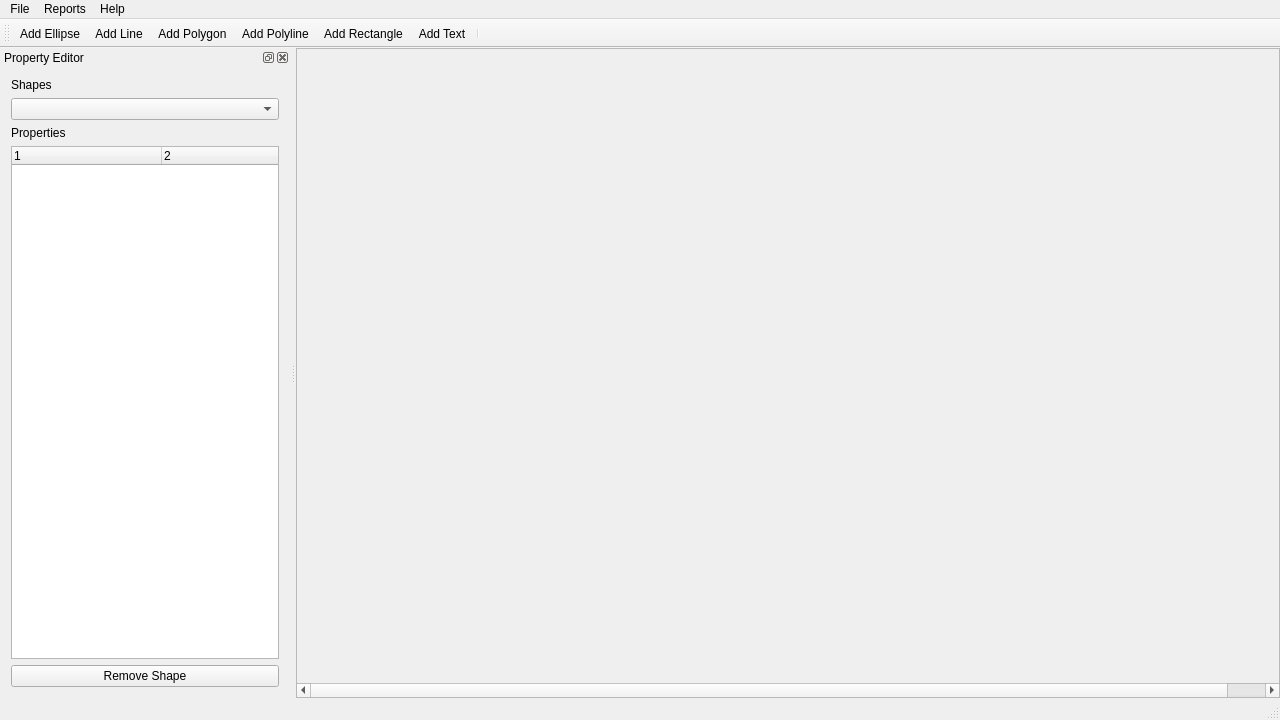
<?xml version="1.0" encoding="UTF-8"?>
<ui version="4.0">
 <class>MainWindow</class>
 <widget class="QMainWindow" name="MainWindow">
  <property name="geometry">
   <rect>
    <x>0</x>
    <y>0</y>
    <width>1280</width>
    <height>720</height>
   </rect>
  </property>
  <property name="windowTitle">
   <string>MainWindow</string>
  </property>
  <widget class="QWidget" name="centralWidget">
   <layout class="QVBoxLayout" name="verticalLayout">
    <property name="spacing">
     <number>0</number>
    </property>
    <property name="leftMargin">
     <number>0</number>
    </property>
    <property name="topMargin">
     <number>0</number>
    </property>
    <property name="rightMargin">
     <number>0</number>
    </property>
    <property name="bottomMargin">
     <number>0</number>
    </property>
    <item>
     <widget class="QScrollArea" name="scrollArea">
      <property name="widgetResizable">
       <bool>true</bool>
      </property>
      <widget class="QWidget" name="scrollAreaWidgetContents">
       <property name="geometry">
        <rect>
         <x>0</x>
         <y>0</y>
         <width>1018</width>
         <height>626</height>
        </rect>
       </property>
       <layout class="QVBoxLayout" name="verticalLayout_2">
        <item>
         <widget class="Canvas" name="canvas" native="true">
          <property name="minimumSize">
           <size>
            <width>1000</width>
            <height>500</height>
           </size>
          </property>
         </widget>
        </item>
       </layout>
      </widget>
     </widget>
    </item>
   </layout>
  </widget>
  <widget class="QMenuBar" name="menuBar">
   <property name="geometry">
    <rect>
     <x>0</x>
     <y>0</y>
     <width>1280</width>
     <height>21</height>
    </rect>
   </property>
   <widget class="QMenu" name="menuFile">
    <property name="title">
     <string>File</string>
    </property>
    <addaction name="actionSave"/>
    <addaction name="separator"/>
    <addaction name="separator"/>
    <addaction name="actionExit"/>
   </widget>
   <widget class="QMenu" name="menuReports">
    <property name="title">
     <string>Reports</string>
    </property>
    <addaction name="actionBy_ID"/>
    <addaction name="actionBy_Area"/>
    <addaction name="actionBy_Perimeter"/>
   </widget>
   <widget class="QMenu" name="menuHelp">
    <property name="title">
     <string>Help</string>
    </property>
    <addaction name="actionAbout"/>
   </widget>
   <addaction name="menuFile"/>
   <addaction name="menuReports"/>
   <addaction name="menuHelp"/>
  </widget>
  <widget class="QToolBar" name="mainToolBar">
   <property name="windowTitle">
    <string>Add Shapes</string>
   </property>
   <attribute name="toolBarArea">
    <enum>TopToolBarArea</enum>
   </attribute>
   <attribute name="toolBarBreak">
    <bool>false</bool>
   </attribute>
   <addaction name="actionAdd_Ellipse"/>
   <addaction name="actionAdd_Line"/>
   <addaction name="actionAdd_Polygon"/>
   <addaction name="actionAdd_Polyline"/>
   <addaction name="actionAdd_Rectangle"/>
   <addaction name="actionAdd_Text"/>
   <addaction name="separator"/>
  </widget>
  <widget class="QStatusBar" name="statusBar"/>
  <widget class="QDockWidget" name="PropDock">
   <property name="windowTitle">
    <string>Property Editor</string>
   </property>
   <attribute name="dockWidgetArea">
    <number>1</number>
   </attribute>
   <widget class="QWidget" name="dockWidgetContents">
    <layout class="QVBoxLayout" name="verticalLayout_3">
     <item>
      <widget class="QLabel" name="label">
       <property name="text">
        <string>Shapes</string>
       </property>
      </widget>
     </item>
     <item>
      <widget class="QComboBox" name="ShapeList"/>
     </item>
     <item>
      <widget class="QLabel" name="label_2">
       <property name="text">
        <string>Properties</string>
       </property>
      </widget>
     </item>
     <item>
      <widget class="QTreeWidget" name="PropTree">
       <property name="minimumSize">
        <size>
         <width>268</width>
         <height>0</height>
        </size>
       </property>
       <property name="columnCount">
        <number>2</number>
       </property>
       <attribute name="headerCascadingSectionResizes">
        <bool>true</bool>
       </attribute>
       <attribute name="headerDefaultSectionSize">
        <number>150</number>
       </attribute>
       <attribute name="headerStretchLastSection">
        <bool>true</bool>
       </attribute>
       <column>
        <property name="text">
         <string notr="true">1</string>
        </property>
       </column>
       <column>
        <property name="text">
         <string notr="true">2</string>
        </property>
       </column>
      </widget>
     </item>
     <item>
      <widget class="QPushButton" name="remove">
       <property name="sizePolicy">
        <sizepolicy hsizetype="Minimum" vsizetype="Fixed">
         <horstretch>0</horstretch>
         <verstretch>0</verstretch>
        </sizepolicy>
       </property>
       <property name="text">
        <string>Remove Shape</string>
       </property>
      </widget>
     </item>
    </layout>
   </widget>
  </widget>
  <action name="actionSave">
   <property name="text">
    <string>Save</string>
   </property>
   <property name="shortcut">
    <string>Ctrl+S</string>
   </property>
  </action>
  <action name="actionExit">
   <property name="text">
    <string>Exit</string>
   </property>
  </action>
  <action name="actionAdd_Ellipse">
   <property name="icon">
    <iconset resource="../res/icons.qrc">
     <normaloff>:/icons/add_ellipse.jpg</normaloff>
     <normalon>:/icons/add_ellipse.png</normalon>:/icons/add_ellipse.jpg</iconset>
   </property>
   <property name="text">
    <string>Add Ellipse</string>
   </property>
   <property name="toolTip">
    <string>Add an ellipse</string>
   </property>
   <property name="statusTip">
    <string>Add an ellipse</string>
   </property>
  </action>
  <action name="actionAdd_Line">
   <property name="icon">
    <iconset resource="../res/icons.qrc">
     <normaloff>:/icons/add_line.jpg</normaloff>:/icons/add_line.jpg</iconset>
   </property>
   <property name="text">
    <string>Add Line</string>
   </property>
   <property name="toolTip">
    <string>Add a line</string>
   </property>
   <property name="statusTip">
    <string>Add a line</string>
   </property>
  </action>
  <action name="actionAdd_Polygon">
   <property name="icon">
    <iconset resource="../res/icons.qrc">
     <normaloff>:/icons/add_polygon.jpg</normaloff>:/icons/add_polygon.jpg</iconset>
   </property>
   <property name="text">
    <string>Add Polygon</string>
   </property>
   <property name="statusTip">
    <string>Add a polygon</string>
   </property>
  </action>
  <action name="actionAdd_Polyline">
   <property name="icon">
    <iconset resource="../res/icons.qrc">
     <normaloff>:/icons/add_polyline.jpg</normaloff>:/icons/add_polyline.jpg</iconset>
   </property>
   <property name="text">
    <string>Add Polyline</string>
   </property>
   <property name="statusTip">
    <string>Add a polyline</string>
   </property>
  </action>
  <action name="actionAdd_Rectangle">
   <property name="icon">
    <iconset resource="../res/icons.qrc">
     <normaloff>:/icons/add_rectangle.jpg</normaloff>:/icons/add_rectangle.jpg</iconset>
   </property>
   <property name="text">
    <string>Add Rectangle</string>
   </property>
   <property name="statusTip">
    <string>Add a rectangle</string>
   </property>
  </action>
  <action name="actionAdd_Text">
   <property name="icon">
    <iconset resource="../res/icons.qrc">
     <normaloff>:/icons/add_text.jpg</normaloff>:/icons/add_text.jpg</iconset>
   </property>
   <property name="text">
    <string>Add Text</string>
   </property>
   <property name="statusTip">
    <string>Add a text box</string>
   </property>
  </action>
  <action name="actionBy_ID">
   <property name="text">
    <string>By ID</string>
   </property>
  </action>
  <action name="actionAbout">
   <property name="text">
    <string>About</string>
   </property>
  </action>
  <action name="actionBy_Area">
   <property name="text">
    <string>By Area</string>
   </property>
  </action>
  <action name="actionBy_Perimeter">
   <property name="text">
    <string>By Perimeter</string>
   </property>
  </action>
 </widget>
 <layoutdefault spacing="6" margin="11"/>
 <customwidgets>
  <customwidget>
   <class>Canvas</class>
   <extends>QWidget</extends>
   <header location="global">canvas.h</header>
   <container>1</container>
  </customwidget>
 </customwidgets>
 <resources>
  <include location="../res/icons.qrc"/>
 </resources>
 <connections/>
</ui>
